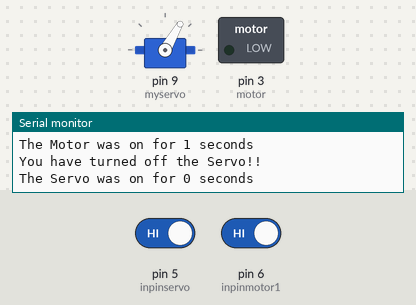
A sketch run on a simulated Arduino Uno, built with avr-gcc and run on an emulated ATmega328P. Parts: servo, switched loads named in the sketch (green lamp = pin HIGH), the last lines printed to the serial monitor. Dashed ring = blinking. The inputs (shaded band) are chosen by the test bench; at power-on: pin 6 (inpinmotor1) HIGH, pin 5 (inpinservo) HIGH.

Above: at 2.9 s.
3.0 s: pin 6 (inpinmotor1) driven LOW
At 3.7 s:
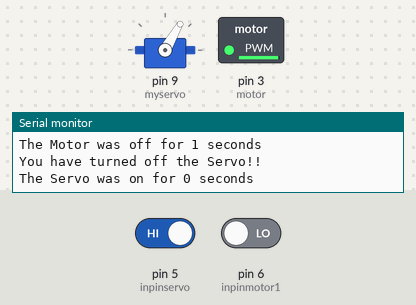
6.8 s: pin 5 (inpinservo) driven LOW
At 8.3 s:
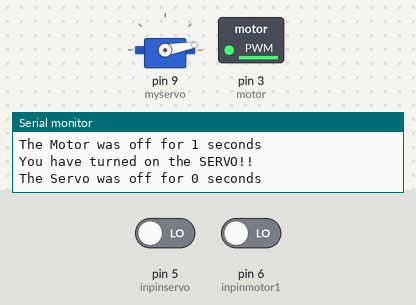
11.0 s: pin 6 (inpinmotor1) driven HIGH
At 12.9 s:
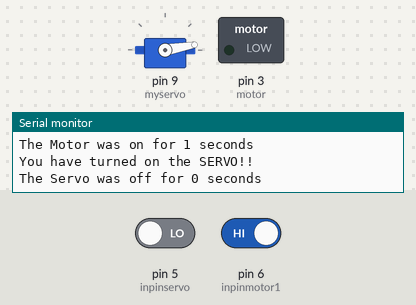
Timing chart, 0 to 14.4 s (numbered marks = the images above; inputs shaded):
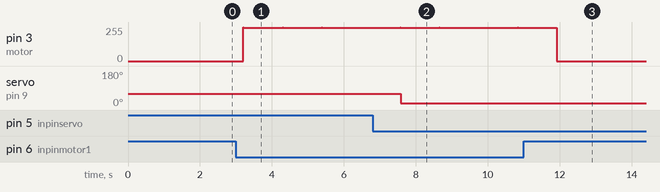

Measured:
- after the input at 3.0 s, pin 3 (motor): 0/255 → 250/255 after 0.21 s
- after the input at 6.8 s, servo on pin 9 (myservo): 60° → 10° after 0.79 s

The sketch:

code.ino
```cpp
// This script is for Hardware assginment submission dated 04.12.2020

// Author:Arpan Mathe, Charng Shin Chen
// Faculty - Angel Munoz, Matthew Gordon
// Copyright: Copyright 2020, IAAC
// Credits: [Institute for Advanced Architecture of Catalonia - IAAC, Advanced Architecture group]
// Version: 1.0.0
// Email: arpan.mathe@students.iaac.net, charngshin.chen@students.iaac.net
// Status: Hardware Assignment Submission - 04.12.2020

// This code is for controlling Servo motor and CNC spindle with ABB IRB 140 Robotic arm

#include <Servo.h>

Servo myservo;
int pos = 0; //servo initual position
int motor = 3; // motor pin assigned
boolean currentstate = false; // define current boolean state
int inpinmotor1 = 6; // aruino pin connecting to robotic arm optocoupler for motor
int inpinservo = 5; // aruino pin connecting to robotic arm optocoupler for servo
int count = 0;

void setup() {
  // put your setup code here, to run once:
  Serial.begin(9600); //read serial
  Serial.println("Start");
  pinMode(motor, OUTPUT); //define pin connected to robotic arm optocoupler as input pin for motor actuation
  pinMode(inpinmotor1, INPUT);

  myservo.attach(9); //define servo pin
  pinMode(inpinservo, INPUT); //define pin connected to robotic arm optocoupler as input pin for servo actuation
}

void loop() {
  // put your main code here, to run repeatedly:
  boolean robotinput1 = !digitalRead(inpinmotor1); // to read input from robot
  boolean robotinput6 = !digitalRead(inpinservo); // to read input from robot

  if (robotinput1 == true) {
    analogWrite(motor, 255); delay(10); analogWrite(motor, 250); //for motor to turn ON when robot sends signal
    Serial.println("You have turned on the MOTOR at 1 speed!!");
    Serial.print("The Motor was off for ");
    Serial.print(count);
    Serial.println(" seconds");
    //Serial.println("If you want to switch it off, simply enter 0");
    count = 0;
  }

  if (robotinput1 == false) {
    digitalWrite(motor, LOW);
    Serial.println("You have turned off the MOTOR!!"); //for motor to turn OFF when robot sends signal
    Serial.print("The Motor was on for ");
    Serial.print(count);
    Serial.println(" seconds");
    //Serial.println("If you want to switch it on, simply enter any range from 1 to 4");
    count = 0;
  }

  if (robotinput6 == true) {
    myservo.write(10); //for servo to turn when robot sends signal
    Serial.println("You have turned on the SERVO!!");
    Serial.print("The Servo was off for ");
    Serial.print(count);
    Serial.println(" seconds");
    //Serial.println("If you want to switch it off, simply enter O or o!");
    count = 0;
  }
  if (robotinput6 == false) {
    myservo.write(60); //for servo to turn when robot sends signal
    Serial.println("You have turned off the Servo!!");
    Serial.print("The Servo was on for ");
    Serial.print(count);
    Serial.println(" seconds");
    //Serial.println("If you want to switch it on, simply enter S or s!");
    count = 0;
  }
  delay(1000);
  count += 1;
}
```
